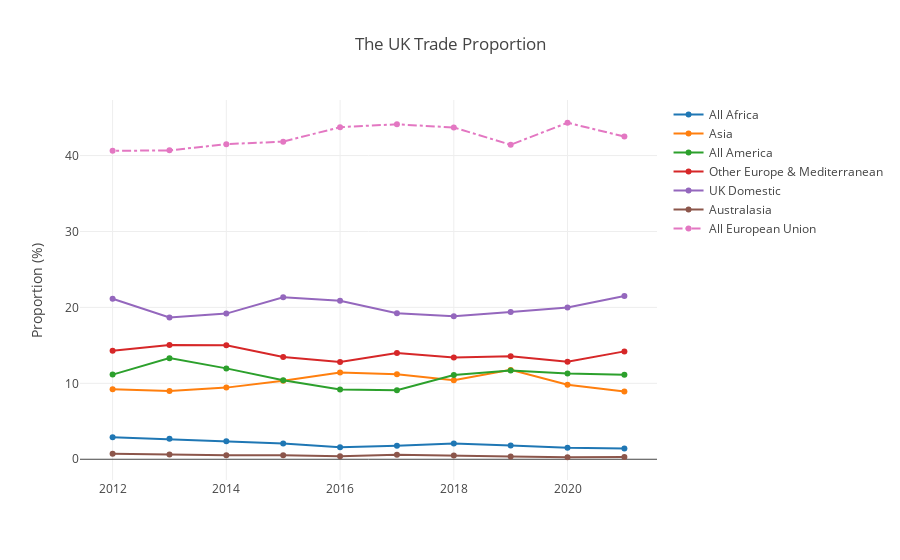

Here is the notebook cell this chart was saved with:
### Markdown cell above
We can see a downtrend in the period of Brexit after 2016 compared to the period before that. Moreover, after the referendum in 2018, the volume drops significantly.

In the second graph we can see the growth rate of UK-EU trade (red) has no positive growth rate after 2017, where trade between UK and other countries have some increase in certain year.

To see from another angle, we plot the graphs to show how the EU's market share in the UK is affected by the brexit.

### Code cell
#We make a new data frame to assign new column for proportion
df_region_3 = df.groupby(['Year', 'Region']).sum()
df_region_3 = df_region.reset_index()

#We calculate the market share of every region in every year then we assign it to a new column
df_region_3['Proportion (%)'] = 100 * df_region_3['Tonnage (thousands)'] / df_region_3.groupby('Year')['Tonnage (thousands)'].transform('sum')
df_region_3 = df_region_3.sort_values(['Year', 'Tonnage (thousands)'], ascending=False)

regions = list(df.Region.unique())
regions.remove('All European Union')

#We use for loop again to plot the lines
fig_4 = go.Figure()
for region in regions:
    df_story_3 = df_region_3.loc[df_region_3['Region'] == region]
    x1 = df_story_3['Year']
    y1 = df_story_3['Proportion (%)']
    fig_4.add_trace(go.Scatter(x=x1, y=y1, name=region))

#We add the EU's line later to modify the line into dash
df_story_3_EU = df_region_3.loc[df_region_3['Region'] == 'All European Union']
fig_4.add_trace(go.Scatter(x=df_story_3_EU['Year'], y=df_story_3_EU['Proportion (%)'], name='All European Union', line=dict(dash='dashdot')))

fig_4.update_yaxes(title_text='Proportion (%)')
fig_4.update_layout(title='The UK Trade Proportion', autosize=False, template='none')
fig_4.show()

### Figure 1 — Plotly figure (JSON) as saved in the notebook; plotly's stock layout.template omitted (floating-point values rounded to 4 significant figures)
{"data": [{"name": "All Africa", "type": "scatter", "x": [2021, 2020, 2019, 2018, 2017, 2016, 2015, 2014, 2013, 2012], "y": [1.43, 1.504, 1.804, 2.061, 1.765, 1.583, 2.085, 2.368, 2.685, 2.886]}, {"name": "Asia", "type": "scatter", "x": [2021, 2020, 2019, 2018, 2017, 2016, 2015, 2014, 2013, 2012], "y": [8.932, 9.817, 11.77, 10.42, 11.2, 11.43, 10.35, 9.435, 8.977, 9.218]}, {"name": "All America", "type": "scatter", "x": [2021, 2020, 2019, 2018, 2017, 2016, 2015, 2014, 2013, 2012], "y": [11.13, 11.28, 11.69, 11.09, 9.086, 9.181, 10.41, 11.97, 13.32, 11.15]}, {"name": "Other Europe & Mediterranean", "type": "scatter", "x": [2021, 2020, 2019, 2018, 2017, 2016, 2015, 2014, 2013, 2012], "y": [14.21, 12.83, 13.55, 13.39, 13.99, 12.81, 13.46, 15.01, 15.04, 14.28]}, {"name": "UK Domestic", "type": "scatter", "x": [2021, 2020, 2019, 2018, 2017, 2016, 2015, 2014, 2013, 2012], "y": [21.51, 19.98, 19.38, 18.84, 19.24, 20.86, 21.33, 19.18, 18.66, 21.13]}, {"name": "Australasia", "type": "scatter", "x": [2021, 2020, 2019, 2018, 2017, 2016, 2015, 2014, 2013, 2012], "y": [0.284, 0.2644, 0.3783, 0.4924, 0.6036, 0.3973, 0.5244, 0.5337, 0.6331, 0.7113]}, {"line": {"dash": "dashdot"}, "name": "All European Union", "type": "scatter", "x": [2021, 2020, 2019, 2018, 2017, 2016, 2015, 2014, 2013, 2012], "y": [42.5, 44.32, 41.42, 43.7, 44.12, 43.74, 41.83, 41.5, 40.68, 40.62]}], "layout": {"autosize": false, "title": {"text": "The UK Trade Proportion"}, "yaxis": {"title": {"text": "Proportion (%)"}}}}
